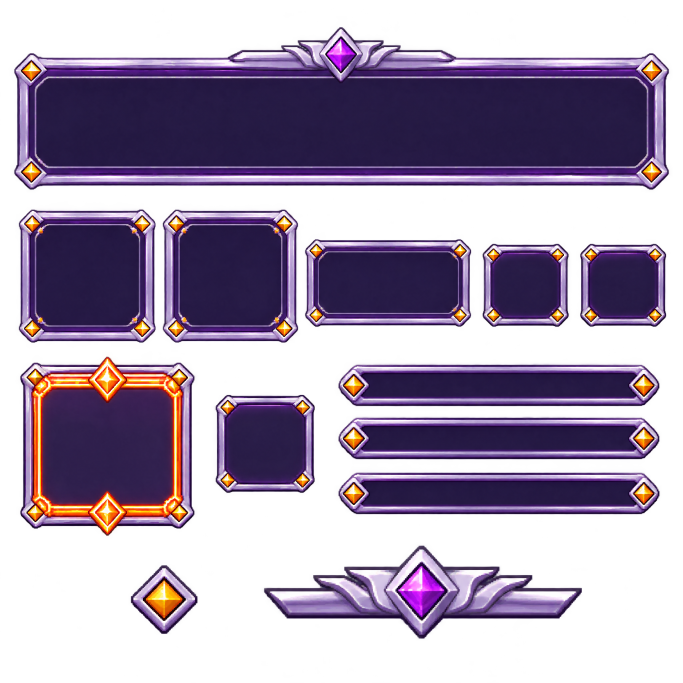
#> input picture tools/art/nguon/ai/khung-ui/sheet-1.png, 2048 x 2048 px (shown at 1/3 size)
$ python khung_ui.py
#> lines starting #> are read from the running program, lines starting #| are printed output that depends on the picture; after the words box and inside, x2 and y2 are one past the last pixel; in counts of white or black regions, pixels touching at a corner belong together
### tools/art/ai_import.py
"""Đưa ảnh AI (Canva, Hugging Face...) về đúng chuẩn pixel của game (docs/02-CHUAN-PIXEL.md).

Ảnh AI chỉ "giả pixel": ô vuông to nhỏ không đều, mép mờ, nền trắng. Công cụ này:
  1. Bỏ nền: loang từ mép ảnh, màu gần màu nền (mặc định lấy góc trên trái) thành trong suốt.
  2. Cắt sát hình, thu về chiều cao đích (điểm ảnh thật của game) bằng màu đa số từng ô (không làm mịn).
  3. Gom màu về tối đa N màu, bỏ điểm mờ (alpha nửa vời), thêm viền 1 px tối (mực #1b1830).
Chạy:  python3 -I tools/art/ai_import.py <ảnh vào> <ảnh ra.png> --h 22 [--colors 12] [--tol 40] [--no-outline] [--zoom 8]
--zoom: xuất thêm bản phóng to <ra>.zoom.png để xem trước (nearest neighbor).
Ảnh ra để ở tools/art/nguon/ai/ rồi khai trong build.py như hình nguồn khác.
"""
import argparse
from collections import Counter, deque
import numpy as np
from PIL import Image

INK = (0x1b, 0x18, 0x30, 255)


# [48 lines left out: functions remove_bg, crop, shrink, not called in this run]


def quantize(a, n):
    mask = a[:, :, 3] > 0
    if not mask.any():
        return a
    img = Image.fromarray(a[:, :, :3]).quantize(colors=n, method=Image.Quantize.MEDIANCUT, dither=Image.Dither.NONE).convert('RGB')
    out = np.dstack([np.array(img), np.where(mask, 255, 0).astype(np.uint8)])
    return out


def outline(a):
    h, w = a.shape[:2]
    out = np.zeros((h + 2, w + 2, 4), np.uint8)
    out[1:-1, 1:-1] = a
    solid = out[:, :, 3] > 0
    grow = np.zeros_like(solid)
    grow[1:, :] |= solid[:-1, :]; grow[:-1, :] |= solid[1:, :]; grow[:, 1:] |= solid[:, :-1]; grow[:, :-1] |= solid[:, 1:]
    out[grow & ~solid] = INK
    return out


# [11 lines left out: function convert, not called in this run]


# [10 lines that do not run on import are left out]

### tools/art/khung_ui.py
"""Bộ khung giao diện tím viền bạc, đá vàng góc (chủ dự án 17/11/2026 02:03 gửi ảnh mẫu khung mong muốn, 02:05 "tôi cần kết quả":
em tự chọn cách làm). Ảnh mẫu của chủ dự án đưa lên SpriteCook làm bản mẫu bộ giao diện (UI kit d4ad18be…), SpriteCook vẽ một
tấm các khung rỗng trên nền trong suốt (sheet-1.png, 22 credit). Công cụ này cắt từng khung ra, đưa về điểm ảnh thật (trung bình
ô K×K vì tranh mịn, rồi gom màu và viền mực bằng ai_import), đo bề dày viền (kể cả đá góc) để cắt 9 mảnh trong CSS, và ghi:
  assets/art/ui-kt-<tên>.png, ui-kt-<tên>-vien.png (chỉ còn viền, đè lên ảnh)   (hình 1 điểm ảnh = 1 điểm CSS; src/ui/hud-khung.css dùng border-image với số cắt in ra dưới đây)
  tools/art/nguon/ai/khung-ui/khung.json   (cỡ, số cắt 9 mảnh từng khung)
Khung bảng lớn bỏ vương miện giữa mép trên (vá bằng cột viền sạch) để co giãn được; vương miện là hình riêng đặt đè giữa bảng trên.
Chạy: python3 -I tools/art/khung_ui.py"""
import json, os, sys
import numpy as np
from PIL import Image
from scipy import ndimage

R = os.path.dirname(os.path.dirname(os.path.dirname(os.path.abspath(__file__))))
sys.path.insert(0, os.path.join(R, 'tools', 'art'))
from ai_import import quantize, outline   # noqa: E402

SRC = os.path.join(R, 'tools/art/nguon/ai/khung-ui/sheet-1.png')
K = 5   # điểm tấm SpriteCook mỗi điểm ảnh game
# tên theo vị trí trên tấm (góc trái trên của khung, điểm tấm 2048): xếp theo hàng rồi cột
NAMES = [('bang', 43, 82), ('mat', 57, 629), ('ban-do', 488, 629), ('the', 915, 718), ('phim', 1448, 732), ('o', 1741, 732),
         ('danh', 61, 1071), ('thanh', 1016, 1094), ('nut', 647, 1185), ('vuong-mien', 792, 1637), ('da', 393, 1696)]
TH = {'danh': 72, 'nut': 44, 'vuong-mien': 22, 'da': 14}   # món vẽ đúng cỡ trên màn (không cắt 9 mảnh): cao đích, điểm ảnh game
RIM = {'mat', 'ban-do', 'o'}   # có thêm bản chỉ còn viền
FRAMES = {'bang', 'mat', 'ban-do', 'the', 'phim', 'o', 'danh', 'nut', 'thanh'}   # khung có lòng: đo số cắt 9 mảnh


def pieces(a):
    lab, _ = ndimage.label(ndimage.binary_closing(a[:, :, 3] >= 128, iterations=2))
    out = {}
    for s in ndimage.find_objects(lab):
        if (s[0].stop - s[0].start) * (s[1].stop - s[1].start) < 2000:
            continue
        for name, x, y in NAMES:
            if abs(s[1].start - x) < 12 and abs(s[0].start - y) < 12:
                out[name] = a[s]
    missing = [n for n, *_ in NAMES if n not in out]
    if missing:
        raise SystemExit('không thấy khung: ' + ', '.join(missing))
    return out


def box(a, th):
    """Thu nhỏ trung bình ô (tranh SpriteCook mịn, không phải điểm ảnh thật: lấy màu đa số từng ô thì lấm tấm), rồi alpha về 0 / 255."""
    h, w = a.shape[:2]
    tw = max(1, round(w * th / h))
    pre = a.astype(np.float32); pre[:, :, :3] *= pre[:, :, 3:4] / 255   # trộn theo alpha cho mép khỏi lem màu nền
    im = Image.fromarray(np.clip(pre, 0, 255).astype(np.uint8), 'RGBA').resize((tw, th), Image.BOX)
    b = np.array(im).astype(np.float32)
    al = b[:, :, 3:4]; b[:, :, :3] = np.where(al > 0, b[:, :, :3] * 255 / np.maximum(al, 1), 0)
    b[:, :, 3] = np.where(b[:, :, 3] >= 140, 255, 0)
    return np.clip(b, 0, 255).astype(np.uint8)


def no_crest(a):
    """Khung bảng lớn: bỏ phần vương miện nhô lên và vá mép trên giữa bằng cột viền sạch ở 30% bề ngang."""
    h, w = a.shape[:2]
    ref = int(w * 0.3)
    top = int(np.argmax(a[:, ref, 3] >= 128))
    a = a[top:].copy()
    band = int(a.shape[0] * 0.3)
    a[:band, int(w * 0.36):int(w * 0.64)] = a[:band, ref:ref + 1]
    return a


def slices(p):
    """Bề dày viền 4 phía (điểm ảnh game), kể cả đá góc: quét từ mép vào tới khi gặp màu lòng khung (màu giữa khung)."""
    h, w = p.shape[:2]
    fill = p[h // 2, w // 2, :3].astype(int)
    isf = (p[:, :, 3] > 0) & (np.abs(p[:, :, :3].astype(int) - fill).sum(axis=2) < 60)

    def scan(line):   # vị trí điểm lòng đầu tiên (2 điểm liền) tính từ đầu dòng
        for i in range(len(line) - 1):
            if line[i] and line[i + 1]:
                return i
        return None

    def side(get, n, span):
        vals = [scan(get(i)) for i in span]
        vals = [v for v in vals if v is not None and v < n // 2]
        return max(vals) if vals else n // 4
    xs = range(int(w * 0.1), int(w * 0.3)) if w > 30 else range(w // 3, w // 2)
    ys = range(int(h * 0.1), int(h * 0.3)) if h > 30 else range(h // 3, h // 2)
    return {'top': side(lambda x: isf[:, x], h, xs), 'bottom': side(lambda x: isf[::-1, x], h, xs),
            'left': side(lambda y: isf[y, :], w, ys), 'right': side(lambda y: isf[y, ::-1], w, ys)}


def rim(p):
    """Bản chỉ còn viền (ui-kt-<tên>-vien.png): loang từ giữa khung qua các điểm gần màu lòng thành trong suốt, để đặt đè lên ảnh
    đại diện, bản đồ, hình pháp bảo mà không che."""
    h, w = p.shape[:2]
    fill = p[h // 2, w // 2, :3].astype(int)
    near = (p[:, :, 3] > 0) & (np.abs(p[:, :, :3].astype(int) - fill).sum(axis=2) < 70)
    lab, _ = ndimage.label(near)
    out = p.copy()
    out[lab == lab[h // 2, w // 2], 3] = 0
    return out


def main():
    a = np.array(Image.open(SRC).convert('RGBA'))
#> a is the input picture: shape (2048, 2048, 4); mean R, G, B, A 75.8, 56.6, 90.8, 129.4
    a[a[:, :, 3] < 128, 3] = 0   # bỏ quầng mờ quanh hình (viền hồng lam do tách nền)
    info = {}
    for name, crop in pieces(a).items():
#> in pieces, `lab, _ = ndimage.label(ndimage.binary_closing(a[:, :, 3] >= 128, itera..`:
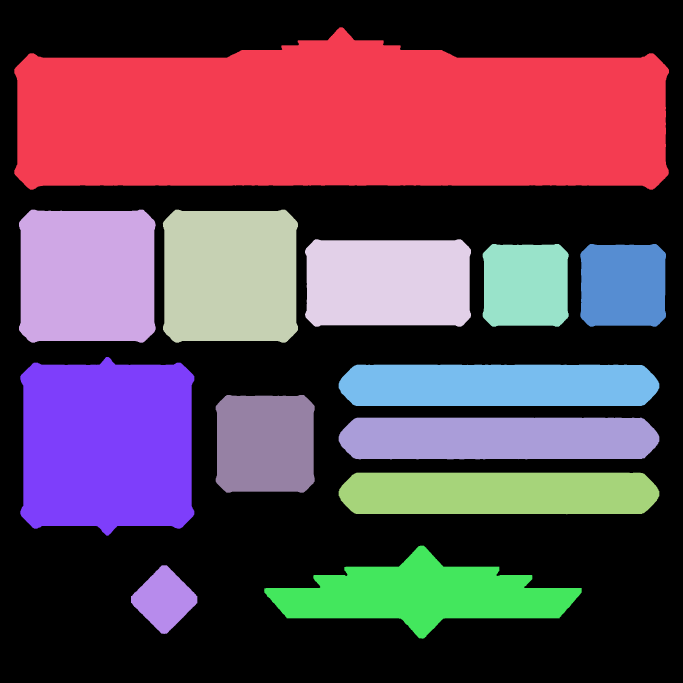
#> lab: shape (2048, 2048) int32 (shown at 1/3 size); 14 distinct labels, from 0 to 13; one colour per label, 0 black
#> the loop in pieces, `for s in ndimage.find_objects(lab):` made 13 passes
#> after the loop in pieces, `for s in ndimage.find_objects(lab):`: out = 11 items
#> in pieces, `missing = [n for n, *_ in NAMES if n not in out]`: missing = []
        if name == 'bang':
            crop = no_crest(crop)
#> in no_crest, `h, w = a.shape[:2]`: h = 487; w = 1964
#> in no_crest, `ref = int(w * 0.3)`: ref = 589
#> in no_crest, `top = int(np.argmax(a[:, ref, 3] >= 128))`: top = 91
#> in no_crest, `a[:band, int(w * 0.36):int(w * 0.64)] = a[:band, ref:ref + 1]`:
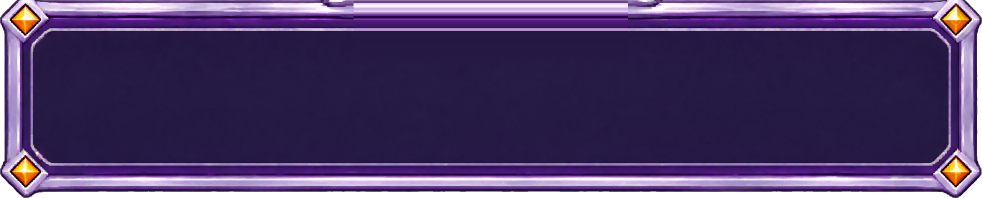
#> a: shape (396, 1964, 4) (shown at 1/2 size); mean of channels 0, 1, 2, 3 70.5, 51, 98.8, 241.8; transparent parts drawn white
        th = TH.get(name) or max(8, round(crop.shape[0] / K))
#> th = 79
        p = outline(quantize(box(crop, th - 2), 64))
#> in quantize, `mask = a[:, :, 3] > 0`:
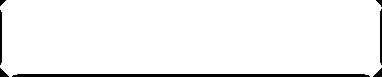
#> mask: shape (77, 382) bool; 95.2% white; 7 black regions, largest, box (x1, y1, x2, y2) and area: (12, 74, 370, 77) 1062, (380, 9, 382, 65) 108, (0, 10, 2, 65) 106
#> in quantize, `out = np.dstack([np.array(img), np.where(mask, 255, 0).astype(np.uint8..`:
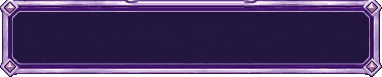
#> out: shape (77, 382, 4); mean R, G, B, A 66.4, 47.5, 93.9, 242.8; transparent parts drawn white
#> in outline, `h, w = a.shape[:2]`: h = 77; w = 382
#> in outline, `solid = out[:, :, 3] > 0`: solid: shape (79, 384) bool; 92.3% white; 1 black region, box (x1, y1, x2, y2) and area: (0, 0, 384, 79) 2331
#> in outline, `grow[1:, :] |= solid[:-1, :]`: grow: shape (79, 384) bool; 92.3% white; 2 black regions, box (x1, y1, x2, y2) and area: (0, 0, 384, 79) 1269, (13, 76, 371, 79) 1062
#> in outline, `grow[:-1, :] |= solid[1:, :]`: grow: shape (79, 384) bool; 94.9% white; 3 black regions, box (x1, y1, x2, y2) and area: (13, 76, 371, 79) 1062, (374, 0, 384, 79) 250, (0, 0, 10, 79) 247
#> in outline, `grow[:, 1:] |= solid[:, :-1]`: grow: shape (79, 384) bool; 95.1% white; 5 black regions, box (x1, y1, x2, y2) and area: (13, 76, 371, 79) 1062, (0, 0, 10, 79) 247, (382, 10, 384, 66) 108, (374, 69, 384, 79) 55, (377, 0, 384, 8) 29
#> in outline, `grow[:, :-1] |= solid[:, 1:]`:
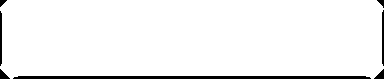
#> grow: shape (79, 384) bool; 95.2% white; 7 black regions, largest, box (x1, y1, x2, y2) and area: (13, 76, 371, 79) 1062, (382, 10, 384, 66) 108, (0, 11, 2, 66) 106
#> in outline, `out[grow & ~solid] = INK`:
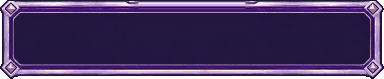
#> out: shape (79, 384, 4); mean R, G, B, A 63.5, 45.8, 90.3, 242.9; transparent parts drawn white
        Image.fromarray(p, 'RGBA').save(os.path.join(R, f'assets/art/ui-kt-{name}.png'), optimize=True)
        if name in RIM:
            Image.fromarray(rim(p), 'RGBA').save(os.path.join(R, f'assets/art/ui-kt-{name}-vien.png'), optimize=True)
        info[name] = {'w': p.shape[1], 'h': p.shape[0], **(slices(p) if name in FRAMES else {})}
#> in slices, `fill = p[h // 2, w // 2, :3].astype(int)`: fill = [35, 23, 65]
#> in slices, `isf = (p[:, :, 3] > 0) & (np.abs(p[:, :, :3].astype(int) - fill).sum(a..`:
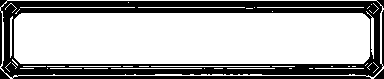
#> isf: shape (79, 384) bool; 67.1% white; 2 black regions, box (x1, y1, x2, y2) and area: (0, 0, 384, 79) 9939, (374, 69, 384, 79) 55
        print(name, info[name])
#| bang {'w': 384, 'h': 79, 'top': 13, 'bottom': 15, 'left': 20, 'right': 20}
    json.dump(info, open(os.path.join(R, 'tools/art/nguon/ai/khung-ui/khung.json'), 'w'), indent=1)


if __name__ == '__main__':
    main()
